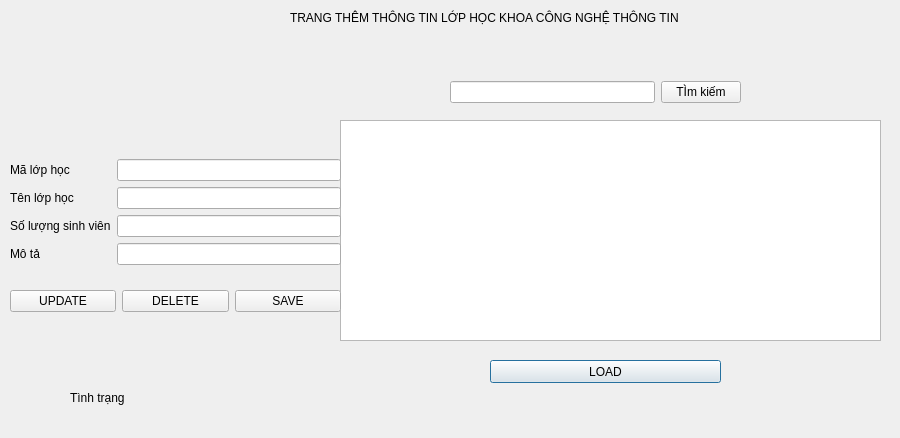
<?xml version="1.0" encoding="UTF-8"?>
<ui version="4.0">
 <class>themlophoc</class>
 <widget class="QDialog" name="themlophoc">
  <property name="geometry">
   <rect>
    <x>0</x>
    <y>0</y>
    <width>900</width>
    <height>438</height>
   </rect>
  </property>
  <property name="windowTitle">
   <string>Dialog</string>
  </property>
  <widget class="QLabel" name="label">
   <property name="geometry">
    <rect>
     <x>290</x>
     <y>10</y>
     <width>411</width>
     <height>16</height>
    </rect>
   </property>
   <property name="text">
    <string>TRANG THÊM THÔNG TIN LỚP HỌC KHOA CÔNG NGHỆ THÔNG TIN</string>
   </property>
  </widget>
  <widget class="QLabel" name="tinhtrang">
   <property name="geometry">
    <rect>
     <x>70</x>
     <y>390</y>
     <width>141</width>
     <height>16</height>
    </rect>
   </property>
   <property name="text">
    <string>Tình trạng</string>
   </property>
  </widget>
  <widget class="QTableView" name="tableView">
   <property name="geometry">
    <rect>
     <x>340</x>
     <y>120</y>
     <width>541</width>
     <height>221</height>
    </rect>
   </property>
  </widget>
  <widget class="QPushButton" name="pushButton_4">
   <property name="geometry">
    <rect>
     <x>490</x>
     <y>360</y>
     <width>231</width>
     <height>23</height>
    </rect>
   </property>
   <property name="text">
    <string>LOAD</string>
   </property>
  </widget>
  <widget class="QWidget" name="layoutWidget">
   <property name="geometry">
    <rect>
     <x>10</x>
     <y>140</y>
     <width>331</width>
     <height>191</height>
    </rect>
   </property>
   <layout class="QVBoxLayout" name="verticalLayout_4">
    <item>
     <layout class="QVBoxLayout" name="verticalLayout_3">
      <item>
       <layout class="QHBoxLayout" name="horizontalLayout">
        <item>
         <layout class="QVBoxLayout" name="verticalLayout_2">
          <item>
           <widget class="QLabel" name="label_2">
            <property name="text">
             <string>Mã lớp học</string>
            </property>
           </widget>
          </item>
          <item>
           <widget class="QLabel" name="label_3">
            <property name="text">
             <string>Tên lớp học </string>
            </property>
           </widget>
          </item>
          <item>
           <widget class="QLabel" name="label_4">
            <property name="text">
             <string>Số lượng sinh viên</string>
            </property>
           </widget>
          </item>
          <item>
           <widget class="QLabel" name="label_5">
            <property name="text">
             <string>Mô tả</string>
            </property>
           </widget>
          </item>
         </layout>
        </item>
        <item>
         <layout class="QVBoxLayout" name="verticalLayout">
          <item>
           <widget class="QLineEdit" name="malop"/>
          </item>
          <item>
           <widget class="QLineEdit" name="tenlop"/>
          </item>
          <item>
           <widget class="QLineEdit" name="soluong"/>
          </item>
          <item>
           <widget class="QLineEdit" name="mota"/>
          </item>
         </layout>
        </item>
       </layout>
      </item>
     </layout>
    </item>
    <item>
     <layout class="QHBoxLayout" name="horizontalLayout_2">
      <item>
       <widget class="QPushButton" name="pushButton_3">
        <property name="text">
         <string>UPDATE</string>
        </property>
       </widget>
      </item>
      <item>
       <widget class="QPushButton" name="pushButton_2">
        <property name="text">
         <string>DELETE</string>
        </property>
       </widget>
      </item>
      <item>
       <widget class="QPushButton" name="pushButton">
        <property name="text">
         <string>SAVE</string>
        </property>
       </widget>
      </item>
     </layout>
    </item>
   </layout>
  </widget>
  <widget class="QWidget" name="layoutWidget">
   <property name="geometry">
    <rect>
     <x>450</x>
     <y>80</y>
     <width>291</width>
     <height>25</height>
    </rect>
   </property>
   <layout class="QHBoxLayout" name="horizontalLayout_4">
    <item>
     <layout class="QHBoxLayout" name="horizontalLayout_3">
      <item>
       <widget class="QLineEdit" name="timkiem3"/>
      </item>
     </layout>
    </item>
    <item>
     <widget class="QPushButton" name="bu_timkiem">
      <property name="text">
       <string>TÌm kiếm</string>
      </property>
     </widget>
    </item>
   </layout>
  </widget>
 </widget>
 <resources/>
 <connections/>
</ui>
